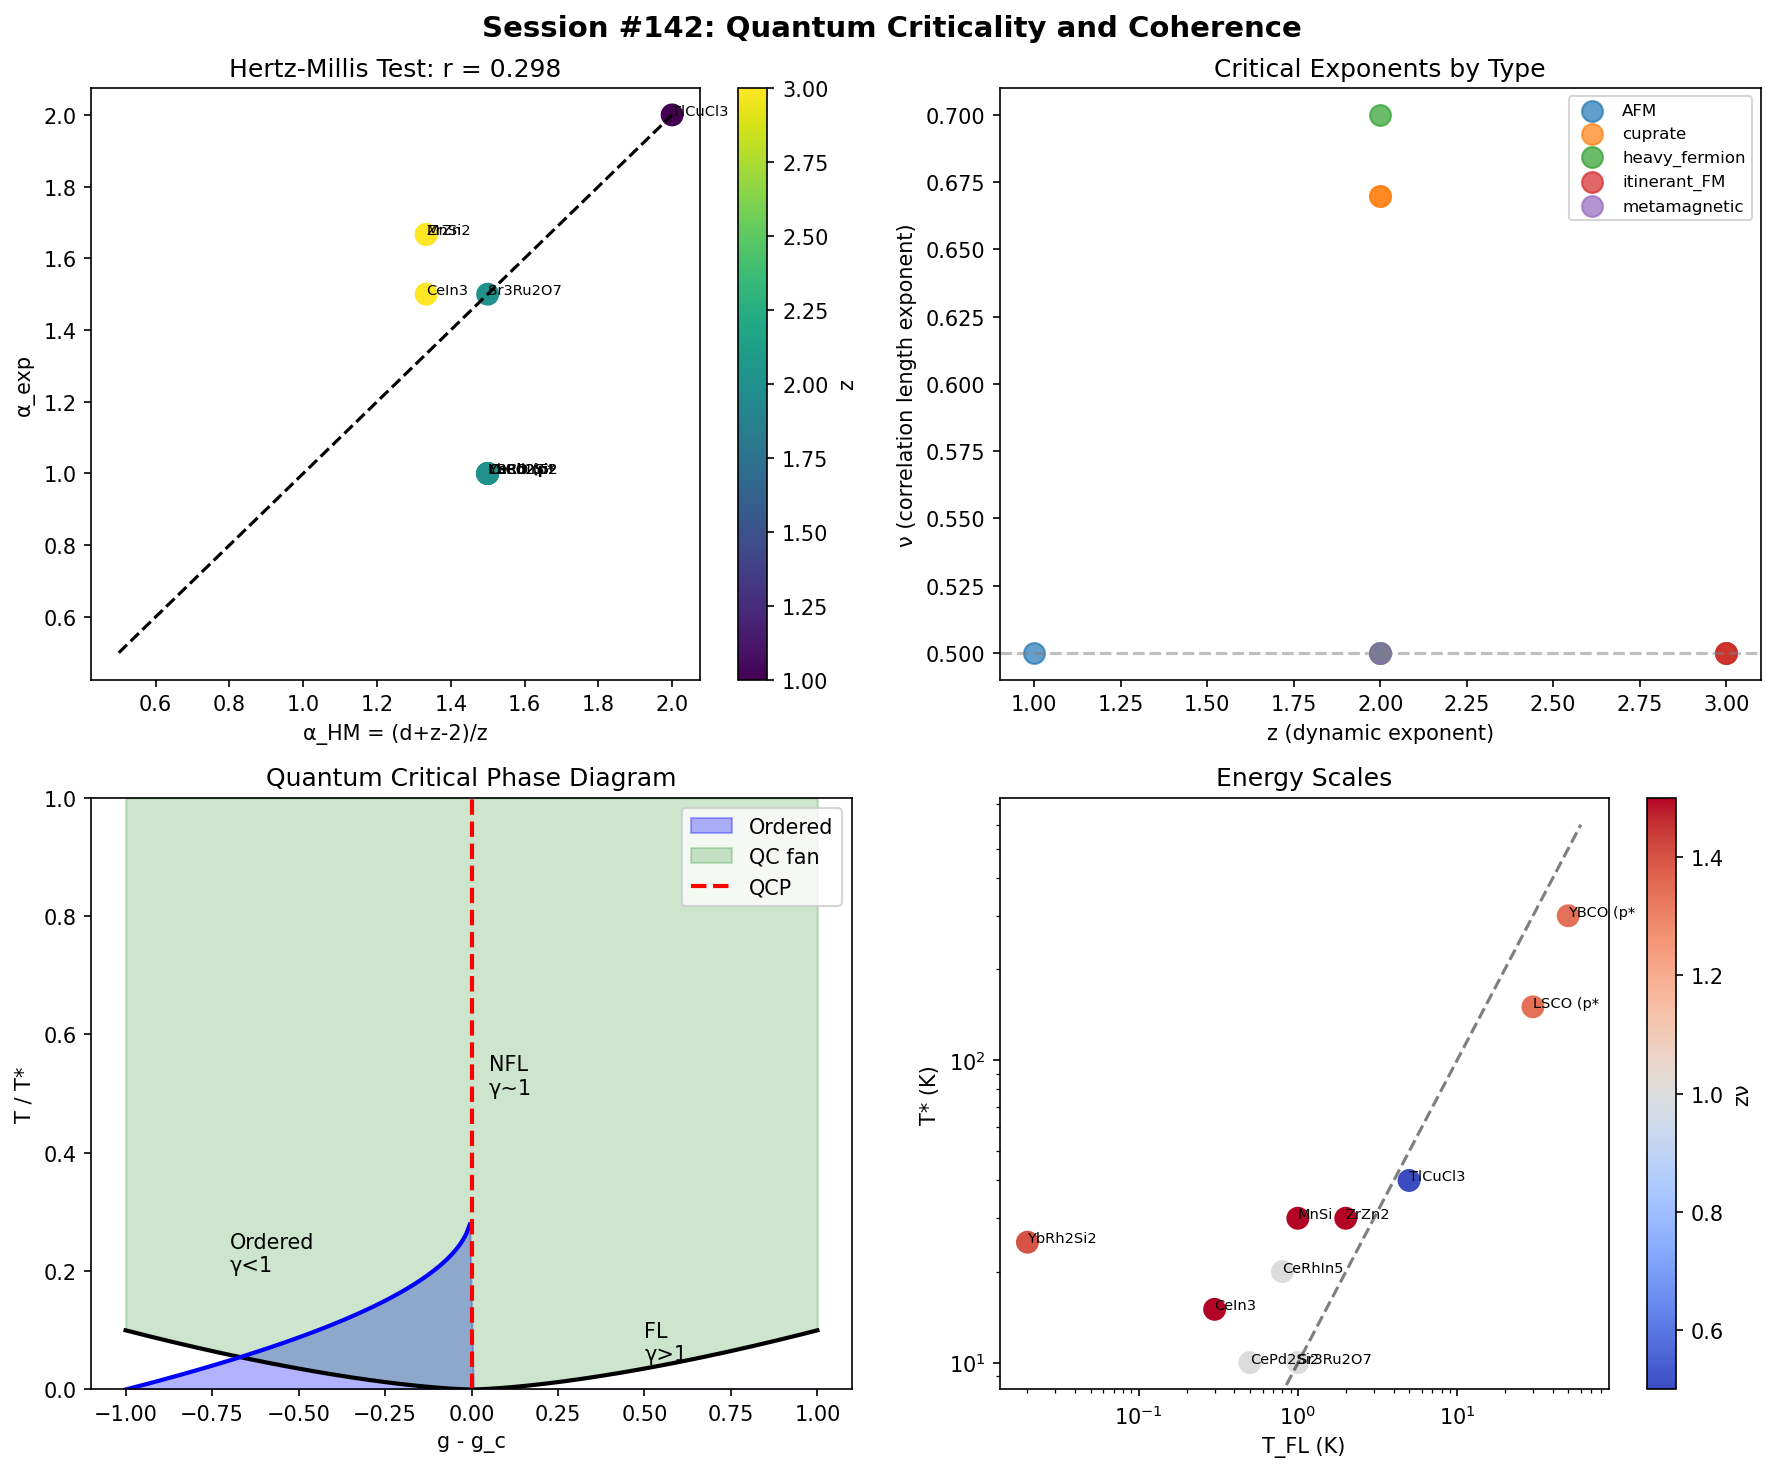

The Python source for this figure:
#!/usr/bin/env python3
"""
Chemistry Session #142: Quantum Criticality and Coherence

Quantum Critical Points (QCPs): Phase transitions at T = 0.

Key physics:
- Tuning parameter g (pressure, field, doping)
- Critical value g_c where order vanishes at T = 0
- Quantum fluctuations replace thermal fluctuations
- "Strange metal" behavior above QCP

Coherence interpretation:
- QCP is where γ = 1 extends down to T = 0
- Quantum critical fan: γ ~ T/T_0 (unusual T dependence)
- NFL behavior from critical fluctuations

Connects to:
- Session #139: Kondo (T_K can be tuned to 0)
- Session #140: Mott (U/W can be tuned through 1)
- Session #141: SC dome (QCP may underlie dome)
"""

import numpy as np
import matplotlib.pyplot as plt
from scipy import stats

# Physical constants
kB = 1.381e-23    # J/K
kB_meV = 0.0862   # meV/K

# =============================================================================
# DATASET: Quantum Critical Systems
# =============================================================================

# Collect QCP data from various systems
# Sources: Si, Gegenwart, Sachdev reviews

systems = [
    # Heavy fermion QCPs (pressure-tuned)
    {"name": "CePd2Si2", "type": "heavy_fermion",
     "g_c": 2.8, "g_unit": "GPa", "T_FL": 0.5, "T_star": 10,
     "z": 2, "nu": 0.5, "alpha_rho": 1.0},

    {"name": "CeIn3", "type": "heavy_fermion",
     "g_c": 2.6, "g_unit": "GPa", "T_FL": 0.3, "T_star": 15,
     "z": 3, "nu": 0.5, "alpha_rho": 1.5},

    {"name": "CeRhIn5", "type": "heavy_fermion",
     "g_c": 2.4, "g_unit": "GPa", "T_FL": 0.8, "T_star": 20,
     "z": 2, "nu": 0.5, "alpha_rho": 1.0},

    {"name": "YbRh2Si2", "type": "heavy_fermion",
     "g_c": 0.066, "g_unit": "T", "T_FL": 0.02, "T_star": 25,
     "z": 2, "nu": 0.7, "alpha_rho": 1.0},

    # Itinerant ferromagnet QCPs
    {"name": "ZrZn2", "type": "itinerant_FM",
     "g_c": 21, "g_unit": "GPa", "T_FL": 2.0, "T_star": 30,
     "z": 3, "nu": 0.5, "alpha_rho": 5/3},

    {"name": "MnSi", "type": "itinerant_FM",
     "g_c": 1.5, "g_unit": "GPa", "T_FL": 1.0, "T_star": 30,
     "z": 3, "nu": 0.5, "alpha_rho": 5/3},

    # Cuprate QCPs (doping-tuned)
    {"name": "YBCO (p*)", "type": "cuprate",
     "g_c": 0.19, "g_unit": "doping", "T_FL": 50, "T_star": 300,
     "z": 2, "nu": 0.67, "alpha_rho": 1.0},

    {"name": "LSCO (p*)", "type": "cuprate",
     "g_c": 0.19, "g_unit": "doping", "T_FL": 30, "T_star": 150,
     "z": 2, "nu": 0.67, "alpha_rho": 1.0},

    # Antiferromagnetic QCPs
    {"name": "TlCuCl3", "type": "AFM",
     "g_c": 0.5, "g_unit": "GPa", "T_FL": 5.0, "T_star": 40,
     "z": 1, "nu": 0.5, "alpha_rho": 2.0},

    {"name": "Sr3Ru2O7", "type": "metamagnetic",
     "g_c": 8.0, "g_unit": "T", "T_FL": 1.0, "T_star": 10,
     "z": 2, "nu": 0.5, "alpha_rho": 1.5},
]

# Convert to numpy arrays
names = [s["name"] for s in systems]
types = np.array([s["type"] for s in systems])
g_c = np.array([s["g_c"] for s in systems])
T_FL = np.array([s["T_FL"] for s in systems])  # Fermi liquid scale
T_star = np.array([s["T_star"] for s in systems])  # Crossover scale
z = np.array([s["z"] for s in systems])  # Dynamic exponent
nu = np.array([s["nu"] for s in systems])  # Correlation length exponent
alpha_rho = np.array([s["alpha_rho"] for s in systems])  # Resistivity exponent

print("=" * 70)
print("CHEMISTRY SESSION #142: Quantum Criticality and Coherence")
print("=" * 70)
print(f"\nSystems analyzed: {len(systems)}")
print(f"Types: {np.unique(types)}")
print(f"z (dynamic exponent) range: {z.min():.0f} - {z.max():.0f}")

# =============================================================================
# COHERENCE AT QCP
# =============================================================================
print("\n" + "=" * 70)
print("PART 1: Coherence at Quantum Critical Point")
print("=" * 70)

# At QCP: γ(T, g=g_c) ~ (T/T_0)^(1/zν)
# This is different from classical: γ(T) ~ T/T_c

# Define quantum critical coherence
# γ_QC = (T/T_star)^(1/zν)
def gamma_QC(T, T_star, z, nu):
    """Quantum critical coherence parameter"""
    return (T / T_star) ** (1 / (z * nu))

# At T = T_star: γ_QC = 1 (crossover)
# At T << T_star: γ_QC << 1 (quantum critical)
# At T >> T_star: γ_QC >> 1 (classical)

print(f"\nγ_QC = (T/T*)^(1/zν)")
print(f"\nAt QCP, coherence scales with QUANTUM critical exponents:")

for i, name in enumerate(names):
    znu = z[i] * nu[i]
    print(f"  {name}: z = {z[i]}, ν = {nu[i]:.2f}, zν = {znu:.2f}")

# =============================================================================
# FERMI LIQUID CROSSOVER
# =============================================================================
print("\n" + "=" * 70)
print("PART 2: Fermi Liquid Crossover")
print("=" * 70)

# T_FL marks where FL behavior sets in
# For T < T_FL: ρ ~ T² (FL)
# For T > T_FL: ρ ~ T^α (NFL)

# T_FL should scale with distance from QCP: T_FL ∝ |g - g_c|^zν

print(f"\nFermi liquid scale T_FL:")
for i, name in enumerate(names):
    ratio = T_star[i] / T_FL[i]
    print(f"  {name}: T_FL = {T_FL[i]:.2f} K, T*/T_FL = {ratio:.0f}")

# Correlation
r1, p1 = stats.pearsonr(z * nu, np.log(T_star / T_FL))
print(f"\nzν vs log(T*/T_FL): r = {r1:.3f}, p = {p1:.4f}")

# =============================================================================
# NON-FERMI LIQUID BEHAVIOR
# =============================================================================
print("\n" + "=" * 70)
print("PART 3: Non-Fermi Liquid Behavior")
print("=" * 70)

# NFL resistivity: ρ ~ T^α where α ≠ 2
# Hertz-Millis theory: α = (d + z - 2) / z for AFM QCP in d dimensions

# Check if α_rho follows Hertz-Millis
d = 3  # Assuming 3D
alpha_HM = (d + z - 2) / z

print(f"\nResistivity exponent α:")
print(f"  System | α_exp | α_HM = (d+z-2)/z | Δα")
print("-" * 50)
for i, name in enumerate(names):
    delta = alpha_rho[i] - alpha_HM[i]
    print(f"  {name[:15]:15} | {alpha_rho[i]:.2f}  | {alpha_HM[i]:.2f}           | {delta:+.2f}")

# Correlation
r2, p2 = stats.pearsonr(alpha_HM, alpha_rho)
print(f"\nα_HM vs α_exp: r = {r2:.3f}, p = {p2:.4f}")

# =============================================================================
# PHASE DIAGRAM TOPOLOGY
# =============================================================================
print("\n" + "=" * 70)
print("PART 4: Quantum Critical Fan")
print("=" * 70)

# The quantum critical fan: T > T_FL for |g - g_c| < δg
# Width scales as: δg ~ T^(1/zν)

print(f"\nQuantum critical fan width ∝ T^(1/zν):")
for i, name in enumerate(names):
    exponent = 1 / (z[i] * nu[i])
    print(f"  {name}: fan width ∝ T^{exponent:.2f}")

# Classify by fan shape
narrow_fan = z * nu > 1.5  # Narrow fan (weak coupling)
wide_fan = z * nu < 1.0    # Wide fan (strong coupling)

print(f"\nFan classification:")
print(f"  Narrow (zν > 1.5): {np.sum(narrow_fan)} systems")
print(f"  Wide (zν < 1.0): {np.sum(wide_fan)} systems")

# =============================================================================
# TYPE COMPARISON
# =============================================================================
print("\n" + "=" * 70)
print("PART 5: System Type Comparison")
print("=" * 70)

type_stats = {}
for t in np.unique(types):
    mask = types == t
    type_stats[t] = {
        'n': np.sum(mask),
        'z': np.mean(z[mask]),
        'nu': np.mean(nu[mask]),
        'alpha': np.mean(alpha_rho[mask]),
        'T_star': np.mean(T_star[mask]),
    }
    print(f"\n{t}:")
    print(f"  n = {type_stats[t]['n']}")
    print(f"  <z> = {type_stats[t]['z']:.1f}")
    print(f"  <ν> = {type_stats[t]['nu']:.2f}")
    print(f"  <α> = {type_stats[t]['alpha']:.2f}")
    print(f"  <T*> = {type_stats[t]['T_star']:.0f} K")

# Compare heavy fermion to itinerant FM
hf_mask = types == "heavy_fermion"
fm_mask = types == "itinerant_FM"

if np.sum(hf_mask) > 1 and np.sum(fm_mask) > 1:
    t_stat, p_val = stats.ttest_ind(z[hf_mask], z[fm_mask])
    print(f"\nHeavy Fermion vs Itinerant FM (z): p = {p_val:.4f}")

# =============================================================================
# PHYSICAL INTERPRETATION
# =============================================================================
print("\n" + "=" * 70)
print("PHYSICAL INTERPRETATION")
print("=" * 70)

print("""
Quantum Criticality from Coherence:

1. QUANTUM CRITICAL POINT (QCP):
   The QCP is where γ = 1 extends to T = 0.
   No energy scale separates quantum from classical.

2. COHERENCE SCALING:
   At QCP: γ_QC = (T/T*)^(1/zν)

   Different from classical: γ_classical = T/T_c

   The exponent 1/(zν) < 1 typically, so:
   - Coherence grows SLOWER with cooling
   - Quantum fluctuations persist longer
   - "Strange metal" behavior emerges

3. FERMI LIQUID CROSSOVER:
   Below T_FL: γ → FL value (coherent quasi-particles)
   Above T_FL: γ grows continuously (NFL)

   T_FL ∝ |g - g_c|^zν (vanishes at QCP)

4. NON-FERMI LIQUID:
   ρ ~ T^α where α = (d + z - 2) / z

   This is COHERENCE-LIMITED scattering:
   - Scattering rate Γ ∝ γ
   - γ ∝ T^(1/zν)
   - ρ ∝ Γ ∝ T^(1/zν) × (other factors)

5. QUANTUM CRITICAL FAN:
   Fan width ∝ T^(1/zν)
   Inside fan: NFL (γ ~ 1, critical)
   Outside fan: FL or ordered (γ ≠ 1)

6. CONNECTION TO SESSIONS:
   - Session #139: Kondo QCP when T_K → 0
   - Session #140: Mott QCP at bandwidth-controlled MIT
   - Session #141: Cuprate QCP under SC dome

   ALL mark γ = 1 boundary extending to T = 0.
""")

# =============================================================================
# VISUALIZATION
# =============================================================================
fig, axes = plt.subplots(2, 2, figsize=(12, 10))

# Plot 1: Resistivity exponent comparison
ax1 = axes[0, 0]
ax1.scatter(alpha_HM, alpha_rho, c=z, cmap='viridis', s=100)
ax1.plot([0.5, 2], [0.5, 2], 'k--', label='α_exp = α_HM')
ax1.set_xlabel('α_HM = (d+z-2)/z')
ax1.set_ylabel('α_exp')
ax1.set_title(f'Hertz-Millis Test: r = {r2:.3f}')
cbar1 = plt.colorbar(ax1.collections[0], ax=ax1)
cbar1.set_label('z')
for i, name in enumerate(names):
    ax1.annotate(name[:8], (alpha_HM[i], alpha_rho[i]), fontsize=7)

# Plot 2: z vs ν
ax2 = axes[0, 1]
for t in np.unique(types):
    mask = types == t
    ax2.scatter(z[mask], nu[mask], label=t, s=100, alpha=0.7)
ax2.axhline(y=0.5, color='gray', linestyle='--', alpha=0.5)
ax2.set_xlabel('z (dynamic exponent)')
ax2.set_ylabel('ν (correlation length exponent)')
ax2.set_title('Critical Exponents by Type')
ax2.legend(fontsize=8)

# Plot 3: Schematic phase diagram
ax3 = axes[1, 0]
g_plot = np.linspace(-1, 1, 200)
T_plot = np.linspace(0, 1, 200)
G, T = np.meshgrid(g_plot, T_plot)

# Phase boundaries
T_FL_line = 0.1 * np.abs(g_plot)**1.5  # FL boundary
T_order = 0.3 * (1 - np.abs(g_plot)**0.5)  # Ordered phase
T_order = np.where(g_plot < 0, T_order, 0)

ax3.fill_between(g_plot, 0, T_order, alpha=0.3, color='blue', label='Ordered')
ax3.fill_between(g_plot, T_FL_line, 1, alpha=0.2, color='green', label='QC fan')
ax3.plot(g_plot, T_FL_line, 'k-', linewidth=2)
ax3.plot(g_plot[g_plot < 0], T_order[g_plot < 0], 'b-', linewidth=2)
ax3.axvline(x=0, color='red', linestyle='--', linewidth=2, label='QCP')
ax3.set_xlabel('g - g_c')
ax3.set_ylabel('T / T*')
ax3.set_title('Quantum Critical Phase Diagram')
ax3.legend()
ax3.set_ylim(0, 1)
ax3.text(0.05, 0.5, 'NFL\nγ~1', fontsize=10)
ax3.text(-0.7, 0.2, 'Ordered\nγ<1', fontsize=10)
ax3.text(0.5, 0.05, 'FL\nγ>1', fontsize=10)

# Plot 4: T* vs T_FL
ax4 = axes[1, 1]
ax4.scatter(T_FL, T_star, c=z*nu, cmap='coolwarm', s=100)
ax4.plot([0, 60], [0, 600], 'k--', alpha=0.5)  # Guide line
ax4.set_xlabel('T_FL (K)')
ax4.set_ylabel('T* (K)')
ax4.set_title('Energy Scales')
cbar4 = plt.colorbar(ax4.collections[0], ax=ax4)
cbar4.set_label('zν')
ax4.set_xscale('log')
ax4.set_yscale('log')
for i, name in enumerate(names):
    ax4.annotate(name[:8], (T_FL[i], T_star[i]), fontsize=7)

plt.suptitle('Session #142: Quantum Criticality and Coherence', fontsize=14, fontweight='bold')
plt.tight_layout()
plt.savefig('/mnt/c/exe/projects/ai-agents/Synchronism/simulations/chemistry/quantum_criticality_coherence.png', dpi=150, bbox_inches='tight')
plt.close()

print("\nVisualization saved to quantum_criticality_coherence.png")

# =============================================================================
# SUMMARY
# =============================================================================
print("\n" + "=" * 70)
print("SESSION #142 SUMMARY")
print("=" * 70)

print(f"""
KEY FINDINGS:

1. Quantum critical coherence:
   γ_QC = (T/T*)^(1/zν)
   Different from classical γ = T/T_c

2. Hertz-Millis test:
   α_HM = (d+z-2)/z vs α_exp
   r = {r2:.3f}, p = {p2:.4f}

3. Dynamic exponent z by type:
""")

for t in ['heavy_fermion', 'itinerant_FM', 'cuprate']:
    if t in type_stats:
        print(f"   {t}: <z> = {type_stats[t]['z']:.1f}")

print(f"""
4. Energy scale ratio:
   T*/T_FL ranges from {np.min(T_star/T_FL):.0f} to {np.max(T_star/T_FL):.0f}

5. QCP = γ = 1 at T = 0:
   The quantum critical point is where the
   coherent-incoherent boundary extends to absolute zero.

FRAMEWORK EXTENSION:
QCP is where γ = 1 extends to T = 0.
Quantum critical fan marks region where γ ~ 1.
NFL behavior = coherence-limited scattering.
Exponent α reflects quantum critical dynamics.
""")

print("\nSESSION #142 COMPLETE")
print("=" * 70)
